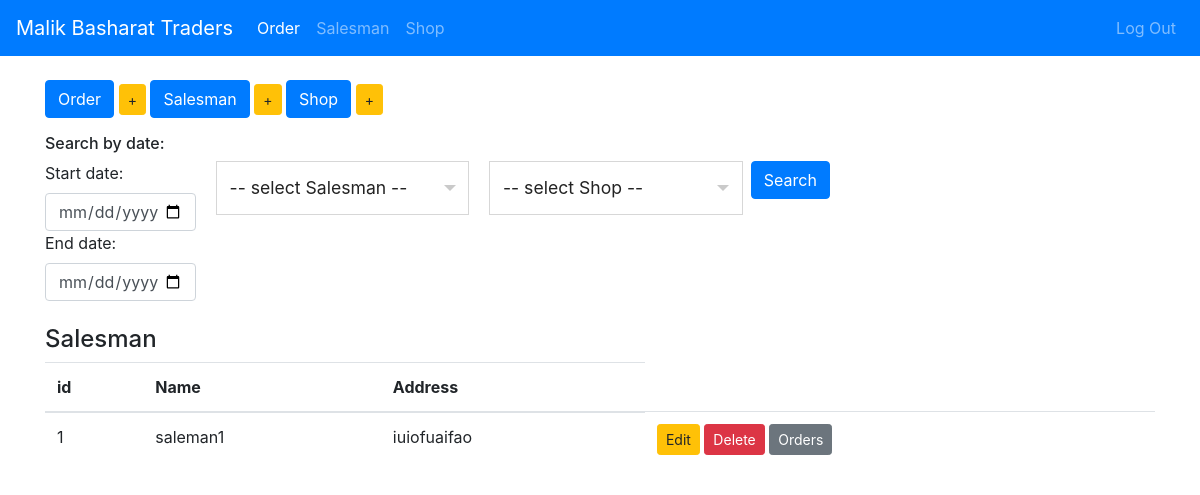
Page /display_salesman/ (signed in) on the committed database.
### app1/models.py (models this page shows, shortened)
class Salesman(models.Model):
    name = models.CharField(max_length=200)
    address = models.TextField()
    shops = models.ManyToManyField(Shop, null=True)

### app1/views.py (the view)
# urls.py: path('display_salesman/', DisplaySalesmanView, name='display_salesman'),
@login_required(login_url=loginView)
def DisplaySalesmanView(request):
    salesmen = Salesman.objects.all()
    return render(request, 'app1/index.html', {'salesmen':salesmen})

### templates/app1/index.html (shortened to what this page needs)
{% extends 'app1/base1.html' %}
{% block content %}
    <br>
    <div>
    <div class="btn-toolbar mb-3" role="toolbar" aria-label="Toolbar with button groups">
        <div class="button-group mr-auto">
            <a href="{% url 'display_orders' %}" class="btn btn-primary btn-md" role="button">Order</a>
            <a href="{% url 'add_order' %}" class="btn btn-warning btn-sm" role="button">+</a>
            <a href="{% url 'display_salesman' %}" class="btn btn-primary btn-md" role="button">Salesman</a>
            <a href="{% url 'add_salesman' %}" class="btn btn-warning btn-sm" role="button">+</a>
            <a href="{% url 'display_shops' %}" class="btn btn-primary btn-md" role="button">Shop</a>
            <a href="{% url 'add_shop' %}" class="btn btn-warning btn-sm" role="button">+</a>
        </div>
    </div>
        <div class="mr-auto">
            <form action="{% url 'filter-order' %}" method="post">{% csrf_token %}
                <h6>Search by date: </h6>
                <div style="overflow: hidden">
                <div style="float: left">
                    <label for="start">Start date:</label>
                    <input type="date" id="start" name="start-date" value={% now "Y-m-d" as date %} min="2000-01-01" max="2030-12-31">
                    <label for="start">End date:</label>
                    <input type="date" id="end" name="end-date" value={% now "Y-m-d" as date %} min="2000-01-01" max="2030-12-31">
                </div>
                <div style="float:left; margin-left: 20px"  >
                </div>
                 <div style="float:left; margin-left: 20px"  >
                </div>
                <button type="submit" class="btn btn-primary ml-2">Search</button>
                </div>
            </form>
        </div>
    <br>
    {% if salesmen %}
        <h4>Salesman</h4>
    {% elif shops %}
        <h4>Shops</h4>
    {% elif his_orders %}
        <h4>Orders of {{ name }}</h4>
    {% else %}
        <h4>Orders</h4>
    {% endif %}
    <table class="table table-hover">
        <thead>
            <tr>
              {% if orders %}
                <th>id</th>
                <th>Salesman</th>
                <th>Shop</th>
                <th>Status</th>
                <th>Total Amount</th>
                <th>Amount Paid</th>
                <th>Date</th>
              {% elif salesmen %}
                 <th>id</th>
                 <th>Name</th>
                 <th>Address</th>
              {% elif shops %}
                 <th>id</th>
                 <th>Name</th>
                 <th>Address</th>
              {% endif %}
            </tr>
        </thead>
        <tbody>
         {% for saleman in salesmen %}
                <tr>
                <td>{{ saleman.pk }}</td>
                <td>{{ saleman.name }}</td>
                <td>{{saleman.address}}</td>
                <td>
                    <a href="{% url 'edit_salesman' saleman.pk %}" class="btn btn-warning btn-sm" role="button">Edit</a>
                    <a onclick="delete_data('{% url 'delete_salesman' saleman.pk%}')" href="javascript:void(0)"  class="btn btn-danger btn-sm" role="button">Delete</a>
                    <a href="{% url 'salesman_order' saleman.pk%}" class="btn btn-secondary btn-sm" role="button">Orders</a>
                </td>
                </tr>
            {% endfor %}
        </tbody>
    </table>
{% endblock %}

### rows in the picture
Salesman: pk "1", name "saleman1", address "iuiofuaifao"
